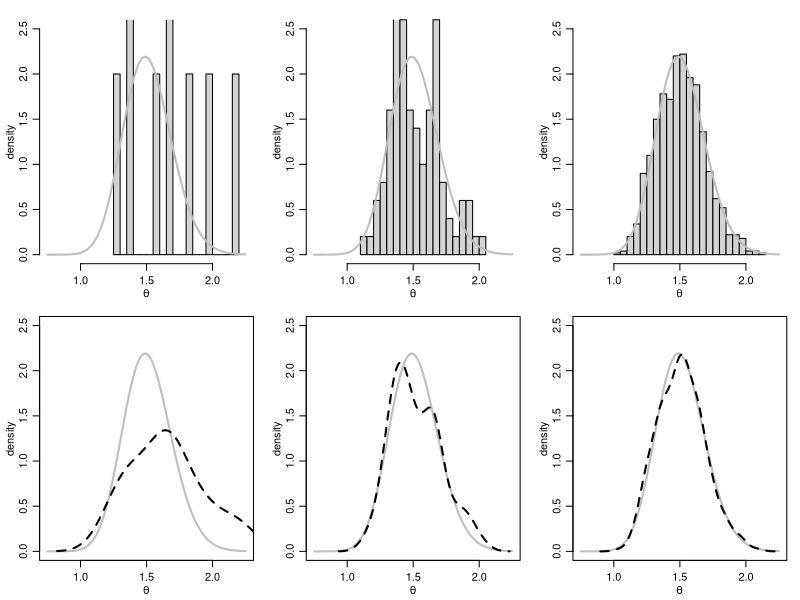
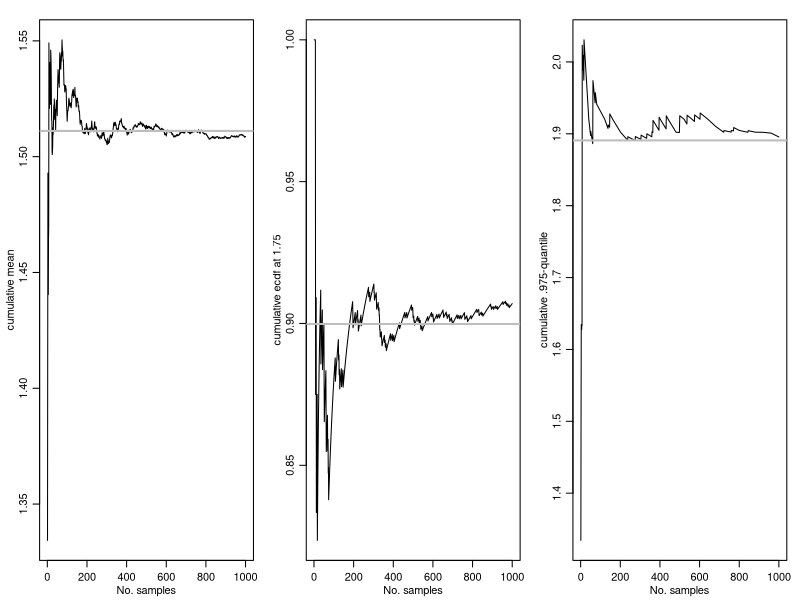
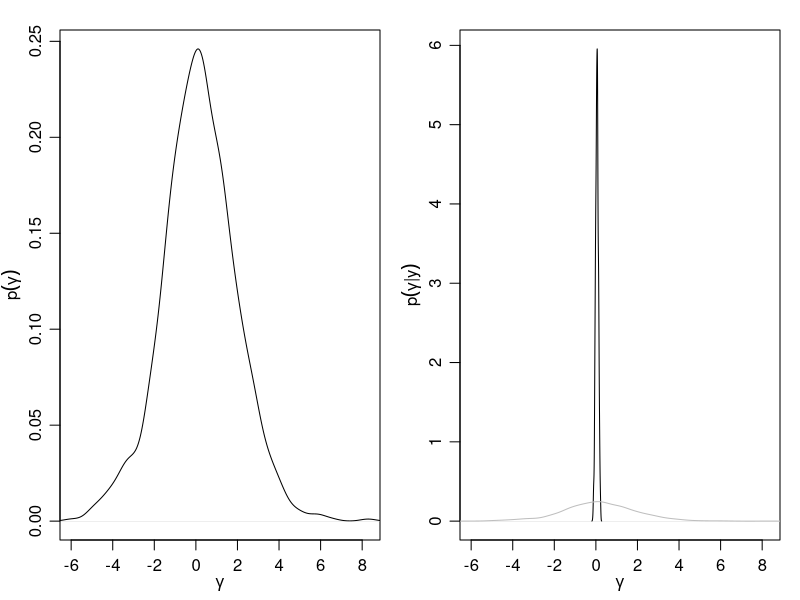
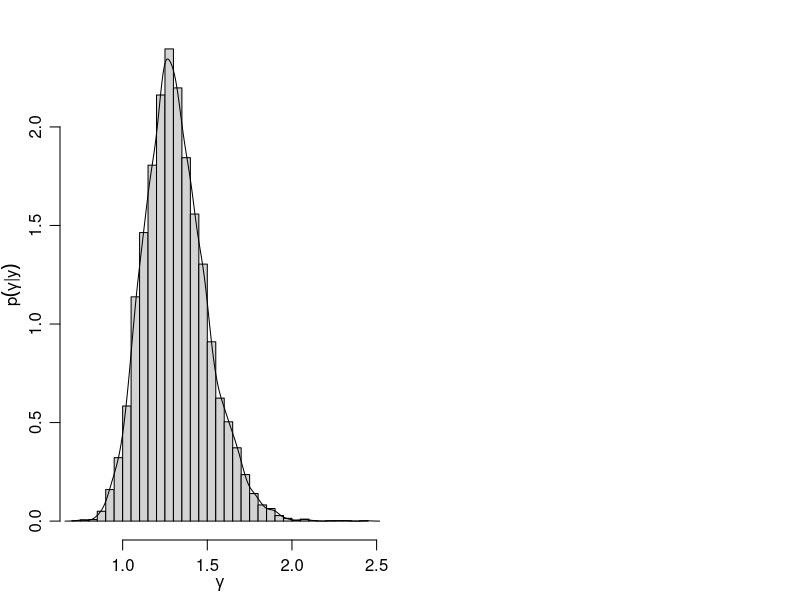

R code for these plots, in order:
## ---- chunk 1
rm(list=ls());  set.seed(20210506);
knitr::opts_chunk$set(fig.align = 'center', message = FALSE)
## ---- chunk 2
integrand <- function(x)
  {pgamma(x, 68, 45) * dgamma(x, 219, 112)}
integrate(f=integrand, lower=0, upper=Inf) 
## ---- chunk 3
# Reproduce Figure 4.1 in Hoff 
par(mar=c(3,3,1,1),mgp=c(1.75,.75,0),oma=c(0,0,.5,0))
a <- 2; b <- 1;  n <- 44; sum.y <- 66;

#simulating draws
theta.sim1 <- rgamma(10, a+sum.y, b+n)
theta.sim2 <- rgamma(100, a+sum.y, b+n)
theta.sim3 <- rgamma(1000, a+sum.y, b+n)

theta   <- seq(.75, 2.25, .01)
p.theta <- dgamma(theta, a+sum.y, b+n)

xlim=c(.75, 2.25);  ylim=c(0, 2.5)

op <- par(mfrow=c(2,3))
hist(theta.sim1, freq=F, right=F, xlim=xlim, main="",
  ylim=ylim, xlab=expression(theta), ylab="density", breaks=20)
lines(theta, p.theta, lwd=2, col="gray")

hist(theta.sim2, freq=F, right=F, xlim=xlim, main="",
  ylim=ylim, xlab=expression(theta), ylab="density", breaks=20)
lines(theta, p.theta, lwd=2, col="gray")

hist(theta.sim3, freq=F, right=F, xlim=xlim, main="",
  ylim=ylim, xlab=expression(theta), ylab="density", breaks=20)
lines(theta, p.theta, lwd=2, col="gray")

plot(theta, p.theta, type="l", lty=1, lwd=2, col="gray", 
  xlim=xlim, ylim=ylim, xlab=expression(theta), ylab="density")
lines(density(theta.sim1), lty=2, lwd=2)

plot(theta, p.theta, type="l", lty=1, lwd=2, col="gray", 
  xlim=xlim, ylim=ylim, xlab=expression(theta), ylab="density")
lines(density(theta.sim2), lty=2, lwd=2)

plot(theta, p.theta, type="l", lty=1, lwd=2, col="gray", 
  xlim=xlim, ylim=ylim, xlab=expression(theta), ylab="density")
lines(density(theta.sim3), lty=2, lwd=2)
## ---- chunk 4
(a+sum.y) / (b+n)  #  true posterior mean

# Monte Carlo means
c(mean(theta.sim1),mean(theta.sim2),mean(theta.sim3))
## ---- chunk 5
pgamma(1.75, a+sum.y, b+n) #  Pr(theta < 1.75 | y)

# Monte Carlo approximations
c(mean(theta.sim1 < 1.75), mean(theta.sim2 < 1.75), 
  mean(theta.sim3 < 1.75))
## ---- chunk 6
# true quantile
qgamma(c(.025, .975), a+sum.y, b+n)
# Monte Carlo quantiles
c(quantile(theta.sim1, c(.025, .975)),
  quantile(theta.sim2, c(.025, .975)),
  quantile(theta.sim3, c(.025, .975)))
## ---- chunk 7
# Reproduce Figure 4.2
theta.mc  <- theta.sim3
S         <- length(theta.mc)
theta.bar <- cumsum(theta.mc) / (1:S) #running average
Prob.hat  <- cumsum(theta.mc < 1.75) / (1:S)
quant.hat <- rep(NA, S)

for(s in 1:S)
{ 
 quant.hat[s] <- quantile(theta.mc[1:s], .975)
}
## ---- chunk 8
par(mar=c(3,3,1,1),mgp=c(1.75,.75,0),oma=c(0,0,.5,0))
par(mfrow=c(1,3))

plot(1:1000, theta.bar, type="l", xlab="No. samples", 
  ylab="cumulative mean", main="")
abline(h=(a+sum.y)/(b+n), col="gray", lwd=2)

plot(1:1000, Prob.hat, type="l", xlab="No. samples", 
  ylab="cumulative ecdf at 1.75", main="")
abline(h=pgamma(1.75, a+sum.y, b+n), col="gray", lwd=2)

plot(1:1000, quant.hat, type="l", xlab="No. samples", 
  ylab="cumulative .975-quantile", main="") 
abline(h=qgamma(.975, a+sum.y, b+n), col="gray", lwd=2)
## ---- chunk 9
# Example: Inference about log-odds
rm(list=ls());  set.seed(20210506);
a <- 1;  b <- 1;

theta.sim.prior <- rbeta(1000, a, b)
gamma.sim.prior <- log( theta.sim.prior / (1-theta.sim.prior) )

n <- 860;    y <- 441;
theta.sim.post <- rbeta(1000, a+y, b+n-y)
gamma.sim.post <- log( theta.sim.post / (1-theta.sim.post) )
## ---- chunk 10
ylab <- expression(p(gamma *"|"* y))
## ---- chunk 11
par(mar=c(3,3,1,1),mgp=c(1.75,.75,0),oma=c(0,0,.5,0))
par(mfrow=c(1,2))

plot(density(gamma.sim.prior), xlab=expression(gamma), 
    ylab=expression(p(gamma)),xlim=range(gamma.sim.prior),main="")

plot(density(gamma.sim.post), xlab=expression(gamma),
    ylab=ylab, xlim=range(gamma.sim.prior),main="")
lines(density(gamma.sim.prior), col="gray")
## ---- chunk 12
# Return to the birthrates example
a  <- 2;    b      <- 1;
n1 <- 111;  sum.y1 <- 217;
n2 <- 44;   sum.y2 <- 66;

theta1.sim <- rgamma(10000, a+sum.y1, b+n1)
theta2.sim <- rgamma(10000, a+sum.y2, b+n2)

mean(theta1.sim > theta2.sim) 
## ---- chunk 13
gamma.sim <- theta1.sim / theta2.sim

hist(gamma.sim, freq=F, right=F, breaks=30, 
  xlab=expression(gamma), ylab=ylab, main = "")
lines(density(gamma.sim))
## ---- chunk 14
quantile( gamma.sim, c(.025, .975) )
